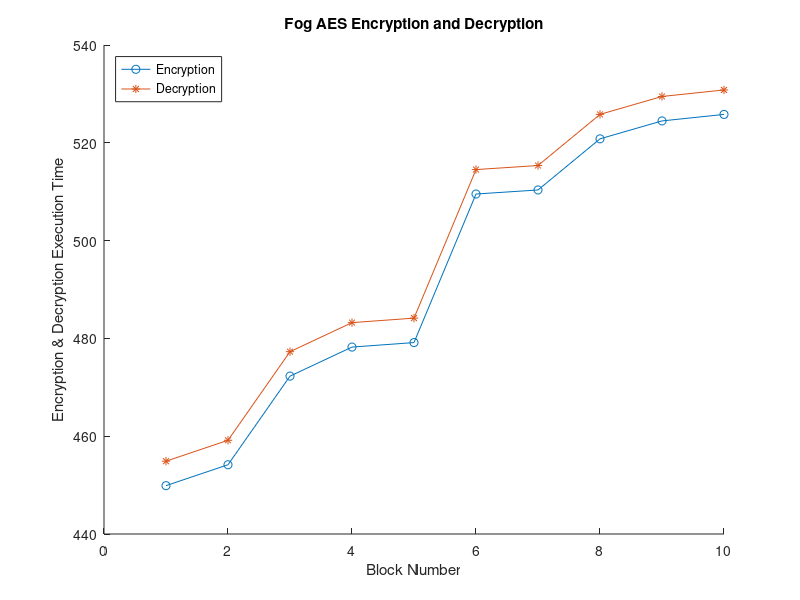

MATLAB code for this plot:
clear all;
close all;
clc

A= dlmread("fog_level.csv");
x= A(:,1);
y= A(:,2);

hold on
plot(x,'-o');
plot(y,'-*');

legend('Encryption','Decryption','Location','NorthWest')
xlabel('Block Number'), ylabel('Encryption & Decryption Execution Time')
title(' Fog AES Encryption and Decryption ')



